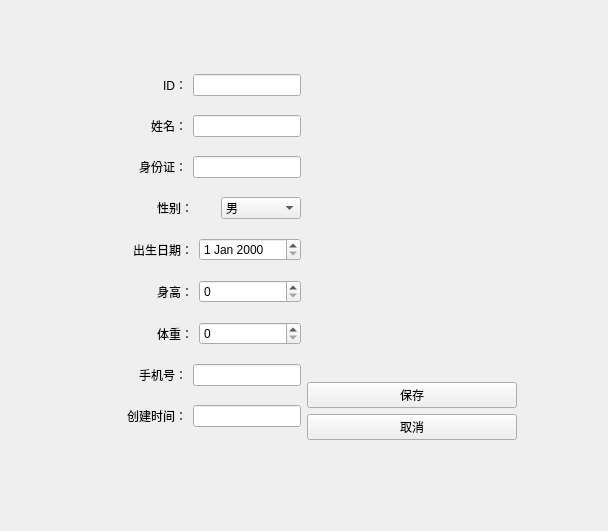
<?xml version="1.0" encoding="UTF-8"?>
<ui version="4.0">
 <class>PatientEditView</class>
 <widget class="QWidget" name="PatientEditView">
  <property name="geometry">
   <rect>
    <x>0</x>
    <y>0</y>
    <width>608</width>
    <height>531</height>
   </rect>
  </property>
  <property name="windowTitle">
   <string>编辑患者信息</string>
  </property>
  <layout class="QVBoxLayout" name="verticalLayout_3">
   <item>
    <spacer name="verticalSpacer_3">
     <property name="orientation">
      <enum>Qt::Orientation::Vertical</enum>
     </property>
     <property name="sizeType">
      <enum>QSizePolicy::Policy::Fixed</enum>
     </property>
     <property name="sizeHint" stdset="0">
      <size>
       <width>20</width>
       <height>50</height>
      </size>
     </property>
    </spacer>
   </item>
   <item>
    <layout class="QHBoxLayout" name="horizontalLayout_9">
     <item>
      <spacer name="horizontalSpacer">
       <property name="orientation">
        <enum>Qt::Orientation::Horizontal</enum>
       </property>
       <property name="sizeType">
        <enum>QSizePolicy::Policy::Fixed</enum>
       </property>
       <property name="sizeHint" stdset="0">
        <size>
         <width>80</width>
         <height>20</height>
        </size>
       </property>
      </spacer>
     </item>
     <item>
      <layout class="QVBoxLayout" name="verticalLayout">
       <item>
        <layout class="QHBoxLayout" name="horizontalLayout">
         <item>
          <widget class="QLabel" name="label">
           <property name="sizePolicy">
            <sizepolicy hsizetype="Minimum" vsizetype="Preferred">
             <horstretch>0</horstretch>
             <verstretch>0</verstretch>
            </sizepolicy>
           </property>
           <property name="text">
            <string>ID：</string>
           </property>
           <property name="alignment">
            <set>Qt::AlignmentFlag::AlignRight|Qt::AlignmentFlag::AlignTrailing|Qt::AlignmentFlag::AlignVCenter</set>
           </property>
          </widget>
         </item>
         <item>
          <widget class="QLineEdit" name="dbEditID">
           <property name="sizePolicy">
            <sizepolicy hsizetype="Maximum" vsizetype="Fixed">
             <horstretch>0</horstretch>
             <verstretch>0</verstretch>
            </sizepolicy>
           </property>
           <property name="minimumSize">
            <size>
             <width>1</width>
             <height>0</height>
            </size>
           </property>
           <property name="maximumSize">
            <size>
             <width>200</width>
             <height>16777215</height>
            </size>
           </property>
          </widget>
         </item>
        </layout>
       </item>
       <item>
        <layout class="QHBoxLayout" name="horizontalLayout_2">
         <item>
          <widget class="QLabel" name="label_2">
           <property name="sizePolicy">
            <sizepolicy hsizetype="Minimum" vsizetype="Preferred">
             <horstretch>0</horstretch>
             <verstretch>0</verstretch>
            </sizepolicy>
           </property>
           <property name="text">
            <string>姓名：</string>
           </property>
           <property name="alignment">
            <set>Qt::AlignmentFlag::AlignRight|Qt::AlignmentFlag::AlignTrailing|Qt::AlignmentFlag::AlignVCenter</set>
           </property>
          </widget>
         </item>
         <item>
          <widget class="QLineEdit" name="dbEditName">
           <property name="sizePolicy">
            <sizepolicy hsizetype="Minimum" vsizetype="Fixed">
             <horstretch>0</horstretch>
             <verstretch>0</verstretch>
            </sizepolicy>
           </property>
           <property name="maximumSize">
            <size>
             <width>200</width>
             <height>16777215</height>
            </size>
           </property>
          </widget>
         </item>
        </layout>
       </item>
       <item>
        <layout class="QHBoxLayout" name="horizontalLayout_3">
         <item>
          <widget class="QLabel" name="label_3">
           <property name="text">
            <string>身份证：</string>
           </property>
           <property name="alignment">
            <set>Qt::AlignmentFlag::AlignRight|Qt::AlignmentFlag::AlignTrailing|Qt::AlignmentFlag::AlignVCenter</set>
           </property>
          </widget>
         </item>
         <item>
          <widget class="QLineEdit" name="dbEditIDCard">
           <property name="sizePolicy">
            <sizepolicy hsizetype="Minimum" vsizetype="Fixed">
             <horstretch>0</horstretch>
             <verstretch>0</verstretch>
            </sizepolicy>
           </property>
           <property name="minimumSize">
            <size>
             <width>80</width>
             <height>0</height>
            </size>
           </property>
           <property name="maximumSize">
            <size>
             <width>200</width>
             <height>16777215</height>
            </size>
           </property>
          </widget>
         </item>
        </layout>
       </item>
       <item>
        <layout class="QHBoxLayout" name="horizontalLayout_4">
         <item alignment="Qt::AlignmentFlag::AlignRight">
          <widget class="QLabel" name="label_4">
           <property name="sizePolicy">
            <sizepolicy hsizetype="Minimum" vsizetype="Preferred">
             <horstretch>0</horstretch>
             <verstretch>0</verstretch>
            </sizepolicy>
           </property>
           <property name="maximumSize">
            <size>
             <width>50</width>
             <height>80</height>
            </size>
           </property>
           <property name="baseSize">
            <size>
             <width>100</width>
             <height>0</height>
            </size>
           </property>
           <property name="text">
            <string>性别：</string>
           </property>
           <property name="alignment">
            <set>Qt::AlignmentFlag::AlignRight|Qt::AlignmentFlag::AlignTrailing|Qt::AlignmentFlag::AlignVCenter</set>
           </property>
          </widget>
         </item>
         <item alignment="Qt::AlignmentFlag::AlignRight">
          <widget class="QComboBox" name="dbComboSex">
           <property name="sizePolicy">
            <sizepolicy hsizetype="Minimum" vsizetype="Maximum">
             <horstretch>0</horstretch>
             <verstretch>0</verstretch>
            </sizepolicy>
           </property>
           <property name="minimumSize">
            <size>
             <width>80</width>
             <height>0</height>
            </size>
           </property>
           <property name="maximumSize">
            <size>
             <width>140</width>
             <height>16777215</height>
            </size>
           </property>
           <item>
            <property name="text">
             <string>男</string>
            </property>
           </item>
           <item>
            <property name="text">
             <string>女</string>
            </property>
           </item>
          </widget>
         </item>
        </layout>
       </item>
       <item>
        <layout class="QHBoxLayout" name="horizontalLayout_5">
         <item>
          <widget class="QLabel" name="label_5">
           <property name="sizePolicy">
            <sizepolicy hsizetype="Minimum" vsizetype="Preferred">
             <horstretch>0</horstretch>
             <verstretch>0</verstretch>
            </sizepolicy>
           </property>
           <property name="text">
            <string>出生日期：</string>
           </property>
           <property name="alignment">
            <set>Qt::AlignmentFlag::AlignRight|Qt::AlignmentFlag::AlignTrailing|Qt::AlignmentFlag::AlignVCenter</set>
           </property>
          </widget>
         </item>
         <item>
          <widget class="QDateEdit" name="dbDateEditDOB">
           <property name="sizePolicy">
            <sizepolicy hsizetype="Maximum" vsizetype="Fixed">
             <horstretch>0</horstretch>
             <verstretch>0</verstretch>
            </sizepolicy>
           </property>
           <property name="maximumSize">
            <size>
             <width>140</width>
             <height>16777215</height>
            </size>
           </property>
          </widget>
         </item>
        </layout>
       </item>
       <item>
        <layout class="QHBoxLayout" name="horizontalLayout_6">
         <item>
          <widget class="QLabel" name="label_6">
           <property name="text">
            <string>身高：</string>
           </property>
           <property name="alignment">
            <set>Qt::AlignmentFlag::AlignRight|Qt::AlignmentFlag::AlignTrailing|Qt::AlignmentFlag::AlignVCenter</set>
           </property>
          </widget>
         </item>
         <item>
          <widget class="QSpinBox" name="dbSpinHeight"/>
         </item>
        </layout>
       </item>
       <item>
        <layout class="QHBoxLayout" name="horizontalLayout_7">
         <item>
          <widget class="QLabel" name="label_7">
           <property name="text">
            <string>体重：</string>
           </property>
           <property name="alignment">
            <set>Qt::AlignmentFlag::AlignRight|Qt::AlignmentFlag::AlignTrailing|Qt::AlignmentFlag::AlignVCenter</set>
           </property>
          </widget>
         </item>
         <item>
          <widget class="QSpinBox" name="dbSpinWeight"/>
         </item>
        </layout>
       </item>
       <item>
        <layout class="QHBoxLayout" name="horizontalLayout_10">
         <item>
          <widget class="QLabel" name="label_9">
           <property name="text">
            <string>手机号：</string>
           </property>
           <property name="alignment">
            <set>Qt::AlignmentFlag::AlignRight|Qt::AlignmentFlag::AlignTrailing|Qt::AlignmentFlag::AlignVCenter</set>
           </property>
          </widget>
         </item>
         <item>
          <widget class="QLineEdit" name="dbEditMobile">
           <property name="sizePolicy">
            <sizepolicy hsizetype="Minimum" vsizetype="Fixed">
             <horstretch>0</horstretch>
             <verstretch>0</verstretch>
            </sizepolicy>
           </property>
          </widget>
         </item>
        </layout>
       </item>
       <item>
        <layout class="QHBoxLayout" name="horizontalLayout_8">
         <item>
          <widget class="QLabel" name="label_8">
           <property name="text">
            <string>创建时间：</string>
           </property>
           <property name="alignment">
            <set>Qt::AlignmentFlag::AlignRight|Qt::AlignmentFlag::AlignTrailing|Qt::AlignmentFlag::AlignVCenter</set>
           </property>
          </widget>
         </item>
         <item>
          <widget class="QLineEdit" name="dbCreateTimeStamp">
           <property name="sizePolicy">
            <sizepolicy hsizetype="Minimum" vsizetype="Fixed">
             <horstretch>0</horstretch>
             <verstretch>0</verstretch>
            </sizepolicy>
           </property>
          </widget>
         </item>
        </layout>
       </item>
      </layout>
     </item>
     <item>
      <layout class="QVBoxLayout" name="verticalLayout_2">
       <item>
        <spacer name="verticalSpacer">
         <property name="orientation">
          <enum>Qt::Orientation::Vertical</enum>
         </property>
         <property name="sizeType">
          <enum>QSizePolicy::Policy::Expanding</enum>
         </property>
         <property name="sizeHint" stdset="0">
          <size>
           <width>20</width>
           <height>40</height>
          </size>
         </property>
        </spacer>
       </item>
       <item>
        <widget class="QPushButton" name="pushButton">
         <property name="text">
          <string>保存</string>
         </property>
        </widget>
       </item>
       <item>
        <widget class="QPushButton" name="pushButton_2">
         <property name="text">
          <string>取消</string>
         </property>
        </widget>
       </item>
      </layout>
     </item>
     <item>
      <spacer name="horizontalSpacer_2">
       <property name="orientation">
        <enum>Qt::Orientation::Horizontal</enum>
       </property>
       <property name="sizeType">
        <enum>QSizePolicy::Policy::Fixed</enum>
       </property>
       <property name="sizeHint" stdset="0">
        <size>
         <width>80</width>
         <height>20</height>
        </size>
       </property>
      </spacer>
     </item>
    </layout>
   </item>
   <item>
    <spacer name="verticalSpacer_2">
     <property name="orientation">
      <enum>Qt::Orientation::Vertical</enum>
     </property>
     <property name="sizeType">
      <enum>QSizePolicy::Policy::Fixed</enum>
     </property>
     <property name="sizeHint" stdset="0">
      <size>
       <width>20</width>
       <height>80</height>
      </size>
     </property>
    </spacer>
   </item>
  </layout>
 </widget>
 <resources/>
 <connections/>
</ui>
